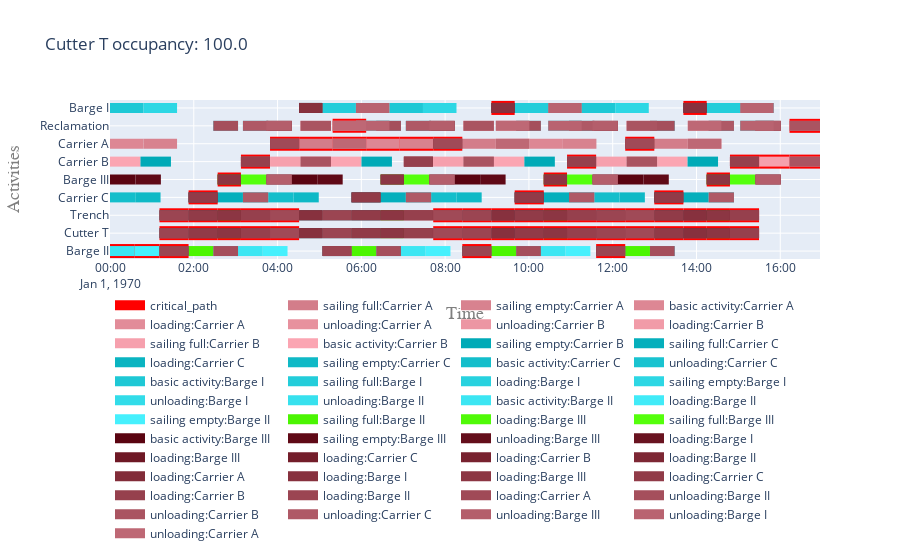

Notebook code for this chart:
### Code cell
i = 5 # many barges: 100% cutter config
vessels = results[i]['vessels']
activities = results[i]['activities']
cutter = vessels[cutter_name]
to_site = results[i][to_site_name]
from_site = results[i][from_site_name]
  
my_objects = list(vessels.values()) + [from_site, to_site]
my_activities = list(activities.values())
my_log = CpLog(list_objects=my_objects, list_activities=my_activities)
dependencies_log = my_log.get_dependencies_log_based()
cp_log_based = my_log.mark_critical_activities(dependencies_log)
df = occupancy_analysis(vessels, cutter, activities)
t = f'{cutter_name} occupancy: ' + str(df.loc[cutter_name]['occupancy [%]'])
fig = get_gantt_chart(concepts=my_objects, critical_path=cp_log_based, id_map=activities, title=t)
